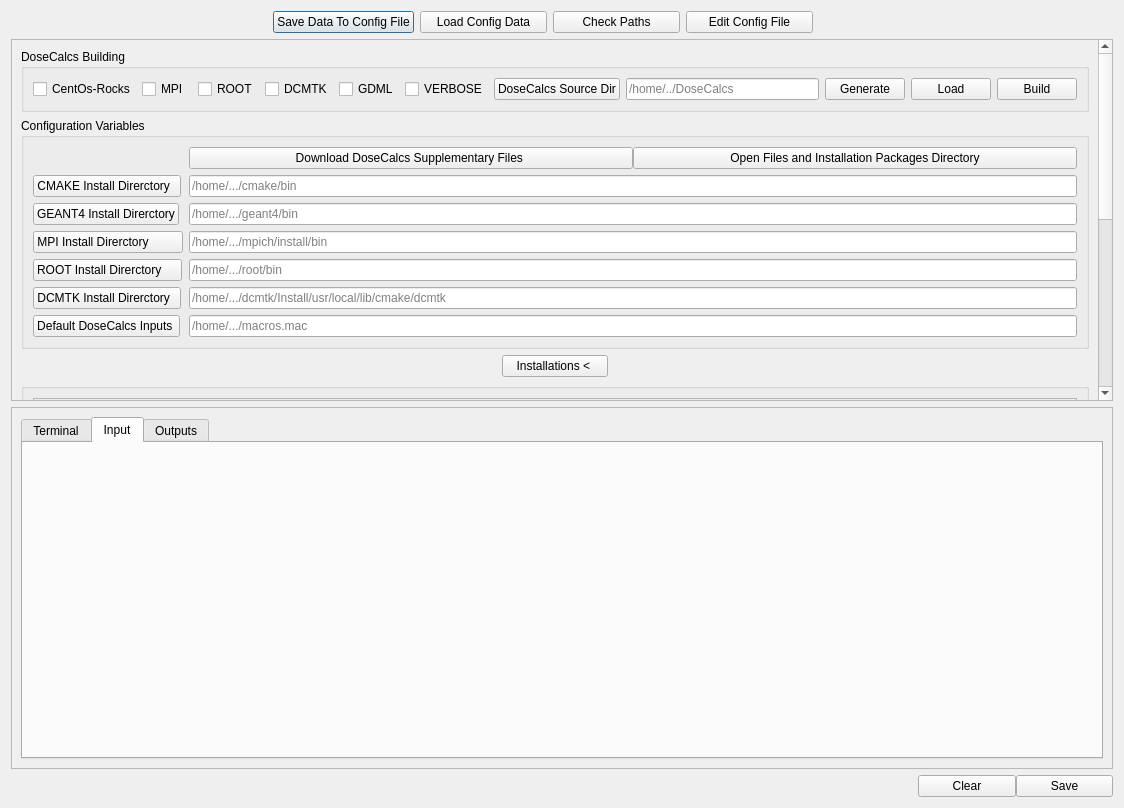
<?xml version="1.0" encoding="UTF-8"?>
<ui version="4.0">
 <class>InstallationDialog</class>
 <widget class="QDialog" name="InstallationDialog">
  <property name="geometry">
   <rect>
    <x>0</x>
    <y>0</y>
    <width>1124</width>
    <height>808</height>
   </rect>
  </property>
  <property name="windowTitle">
   <string>Make your Installations to run your simulations and perform your analysis</string>
  </property>
  <property name="windowOpacity">
   <double>24.000000000000000</double>
  </property>
  <layout class="QVBoxLayout" name="verticalLayout">
   <item>
    <widget class="QFrame" name="frame_8">
     <property name="frameShape">
      <enum>QFrame::NoFrame</enum>
     </property>
     <property name="frameShadow">
      <enum>QFrame::Raised</enum>
     </property>
     <layout class="QHBoxLayout" name="horizontalLayout_8">
      <property name="leftMargin">
       <number>262</number>
      </property>
      <property name="topMargin">
       <number>0</number>
      </property>
      <property name="rightMargin">
       <number>300</number>
      </property>
      <property name="bottomMargin">
       <number>0</number>
      </property>
      <item>
       <widget class="QPushButton" name="pushButton_7">
        <property name="text">
         <string>Save Data To Config File</string>
        </property>
       </widget>
      </item>
      <item>
       <widget class="QPushButton" name="ReadPathFilepushButton">
        <property name="text">
         <string>Load Config Data</string>
        </property>
       </widget>
      </item>
      <item>
       <widget class="QPushButton" name="pushButtonUpdatePaths">
        <property name="text">
         <string>Check Paths</string>
        </property>
       </widget>
      </item>
      <item>
       <widget class="QPushButton" name="EditPathsFilepushButton">
        <property name="text">
         <string>Edit Config File</string>
        </property>
       </widget>
      </item>
     </layout>
    </widget>
   </item>
   <item>
    <widget class="QScrollArea" name="scrollArea">
     <property name="horizontalScrollBarPolicy">
      <enum>Qt::ScrollBarAlwaysOff</enum>
     </property>
     <property name="widgetResizable">
      <bool>true</bool>
     </property>
     <widget class="QWidget" name="scrollAreaWidgetContents">
      <property name="geometry">
       <rect>
        <x>0</x>
        <y>-377</y>
        <width>1090</width>
        <height>783</height>
       </rect>
      </property>
      <layout class="QVBoxLayout" name="verticalLayout_3">
       <item>
        <widget class="QGroupBox" name="groupBox_3">
         <property name="title">
          <string>DoseCalcs Building</string>
         </property>
         <layout class="QVBoxLayout" name="verticalLayout_4">
          <item>
           <widget class="QFrame" name="frame_6">
            <property name="frameShape">
             <enum>QFrame::NoFrame</enum>
            </property>
            <property name="frameShadow">
             <enum>QFrame::Raised</enum>
            </property>
            <layout class="QHBoxLayout" name="horizontalLayout_6">
             <property name="leftMargin">
              <number>0</number>
             </property>
             <property name="topMargin">
              <number>0</number>
             </property>
             <property name="rightMargin">
              <number>0</number>
             </property>
             <property name="bottomMargin">
              <number>0</number>
             </property>
             <item>
              <widget class="QCheckBox" name="checkBoxRocks">
               <property name="text">
                <string>CentOs-Rocks</string>
               </property>
              </widget>
             </item>
             <item>
              <widget class="QCheckBox" name="checkBox">
               <property name="text">
                <string>MPI </string>
               </property>
              </widget>
             </item>
             <item>
              <widget class="QCheckBox" name="checkBox_2">
               <property name="text">
                <string>ROOT</string>
               </property>
              </widget>
             </item>
             <item>
              <widget class="QCheckBox" name="checkBox_3">
               <property name="text">
                <string>DCMTK</string>
               </property>
              </widget>
             </item>
             <item>
              <widget class="QCheckBox" name="checkBox_5">
               <property name="text">
                <string>GDML</string>
               </property>
              </widget>
             </item>
             <item>
              <widget class="QCheckBox" name="checkBox_4">
               <property name="text">
                <string>VERBOSE</string>
               </property>
              </widget>
             </item>
             <item>
              <widget class="QPushButton" name="pushButton_5">
               <property name="text">
                <string>DoseCalcs Source Dir</string>
               </property>
              </widget>
             </item>
             <item>
              <widget class="QLineEdit" name="lineEdit_5">
               <property name="placeholderText">
                <string>/home/../DoseCalcs</string>
               </property>
              </widget>
             </item>
             <item>
              <widget class="QPushButton" name="pushButtonGenerateDoseCalcsBuilder">
               <property name="text">
                <string>Generate</string>
               </property>
              </widget>
             </item>
             <item>
              <widget class="QPushButton" name="openAndInstallAPPBtn">
               <property name="text">
                <string>Load</string>
               </property>
              </widget>
             </item>
             <item>
              <widget class="QPushButton" name="installCodeGeant4Button">
               <property name="text">
                <string>Build</string>
               </property>
              </widget>
             </item>
            </layout>
           </widget>
          </item>
         </layout>
        </widget>
       </item>
       <item>
        <widget class="QGroupBox" name="groupBox">
         <property name="title">
          <string>Configuration Variables</string>
         </property>
         <layout class="QFormLayout" name="formLayout">
          <item row="0" column="1">
           <widget class="QFrame" name="frame_10">
            <property name="frameShape">
             <enum>QFrame::NoFrame</enum>
            </property>
            <property name="frameShadow">
             <enum>QFrame::Raised</enum>
            </property>
            <layout class="QHBoxLayout" name="horizontalLayout_12">
             <property name="spacing">
              <number>0</number>
             </property>
             <property name="leftMargin">
              <number>0</number>
             </property>
             <property name="topMargin">
              <number>0</number>
             </property>
             <property name="rightMargin">
              <number>0</number>
             </property>
             <property name="bottomMargin">
              <number>0</number>
             </property>
             <item>
              <widget class="QPushButton" name="pushButtonDownloadSupplement">
               <property name="toolTip">
                <string>&lt;html&gt;&lt;head/&gt;&lt;body&gt;&lt;p&gt;&lt;span style=&quot; color:#008000;&quot;&gt;This button is used to download the data for use of pre-defined geometries and phantoms, and  data for radionuclides and SAF to be used in &amp;quot;Nuclear Medicine Dosimetry&amp;quot; window and .When you click on &amp;quot;Yes&amp;quot;, the .tar.xz file containing the ICRPDATA and PreDefinedGeometry directories will be downloaded from GoogleDrive. Then, it will be unziped under the directory &lt;/span&gt;&lt;span style=&quot; font-family:'monospace'; color:#ce5c00;&quot;&gt;PackagesAndFiles, &lt;/span&gt;&lt;span style=&quot; font-family:'monospace'; color:#008000;&quot;&gt;the download and unzip will be done on terminal. After finishing, please check the files in &lt;/span&gt;&lt;span style=&quot; font-family:'monospace'; color:#ce5c00;&quot;&gt;PackagesAndFiles&lt;/span&gt;&lt;span style=&quot; font-family:'monospace'; color:#008000;&quot;&gt; directory&lt;/span&gt;&lt;/p&gt;&lt;/body&gt;&lt;/html&gt;</string>
               </property>
               <property name="text">
                <string>Download DoseCalcs Supplementary Files </string>
               </property>
              </widget>
             </item>
             <item>
              <widget class="QPushButton" name="pushButtonOpenPackagesFilesDir">
               <property name="text">
                <string>Open Files and Installation Packages Directory</string>
               </property>
              </widget>
             </item>
            </layout>
           </widget>
          </item>
          <item row="1" column="0">
           <widget class="QPushButton" name="pushButton_8">
            <property name="text">
             <string>CMAKE Install Direrctory  </string>
            </property>
           </widget>
          </item>
          <item row="1" column="1">
           <widget class="QLineEdit" name="lineEdit_13">
            <property name="placeholderText">
             <string>/home/.../cmake/bin</string>
            </property>
           </widget>
          </item>
          <item row="2" column="0">
           <widget class="QPushButton" name="pushButton">
            <property name="text">
             <string>GEANT4 Install Direrctory</string>
            </property>
           </widget>
          </item>
          <item row="2" column="1">
           <widget class="QLineEdit" name="lineEdit">
            <property name="placeholderText">
             <string>/home/.../geant4/bin</string>
            </property>
           </widget>
          </item>
          <item row="3" column="0">
           <widget class="QPushButton" name="pushButton_2">
            <property name="text">
             <string>MPI Install Direrctory         </string>
            </property>
           </widget>
          </item>
          <item row="3" column="1">
           <widget class="QLineEdit" name="lineEdit_2">
            <property name="placeholderText">
             <string>/home/.../mpich/install/bin</string>
            </property>
           </widget>
          </item>
          <item row="4" column="0">
           <widget class="QPushButton" name="pushButton_3">
            <property name="text">
             <string>ROOT Install Direrctory     </string>
            </property>
           </widget>
          </item>
          <item row="4" column="1">
           <widget class="QLineEdit" name="lineEdit_3">
            <property name="placeholderText">
             <string>/home/.../root/bin</string>
            </property>
           </widget>
          </item>
          <item row="5" column="0">
           <widget class="QPushButton" name="pushButton_4">
            <property name="text">
             <string>DCMTK Install Direrctory  </string>
            </property>
           </widget>
          </item>
          <item row="5" column="1">
           <widget class="QLineEdit" name="lineEdit_4">
            <property name="placeholderText">
             <string>/home/.../dcmtk/Install/usr/local/lib/cmake/dcmtk</string>
            </property>
           </widget>
          </item>
          <item row="6" column="0">
           <widget class="QPushButton" name="pushButton_6">
            <property name="text">
             <string>Default DoseCalcs Inputs </string>
            </property>
           </widget>
          </item>
          <item row="6" column="1">
           <widget class="QLineEdit" name="lineEdit_11">
            <property name="placeholderText">
             <string>/home/.../macros.mac</string>
            </property>
           </widget>
          </item>
         </layout>
        </widget>
       </item>
       <item>
        <widget class="QFrame" name="frame_12">
         <property name="frameShape">
          <enum>QFrame::NoFrame</enum>
         </property>
         <property name="frameShadow">
          <enum>QFrame::Raised</enum>
         </property>
         <layout class="QHBoxLayout" name="horizontalLayout_14">
          <property name="spacing">
           <number>0</number>
          </property>
          <property name="leftMargin">
           <number>481</number>
          </property>
          <property name="topMargin">
           <number>0</number>
          </property>
          <property name="rightMargin">
           <number>481</number>
          </property>
          <property name="bottomMargin">
           <number>0</number>
          </property>
          <item>
           <widget class="QPushButton" name="pushButton_9">
            <property name="toolTip">
             <string>&lt;html&gt;&lt;head/&gt;&lt;body&gt;&lt;p&gt;&lt;span style=&quot; color:#252525;&quot;&gt;Follow the installations by clicking on:&lt;/span&gt;&lt;/p&gt;&lt;p&gt;&lt;span style=&quot; color:#252525;&quot;&gt;- Generate button that requires following the steps to create an installer file for the package; this file will appear in the input text area in order to view the content of the installer file and to add a modification if required, and then clicking on the save button.&lt;/span&gt;&lt;/p&gt;&lt;p&gt;&lt;span style=&quot; color:#252525;&quot;&gt;- Load button to read the installer file and show its content in the input text area to view the content of the installer file and to add a modification if required, and then click on the save button.&lt;/span&gt;&lt;/p&gt;&lt;p&gt;&lt;span style=&quot; color:#252525;&quot;&gt;- Install button to execute the installer file in terminal, and follow the required inputs in terminal, such as the password for installation purposes.&lt;/span&gt;&lt;/p&gt;&lt;/body&gt;&lt;/html&gt;</string>
            </property>
            <property name="text">
             <string>Installations &lt; </string>
            </property>
           </widget>
          </item>
         </layout>
        </widget>
       </item>
       <item>
        <widget class="QGroupBox" name="groupBox_2">
         <property name="title">
          <string/>
         </property>
         <layout class="QVBoxLayout" name="verticalLayout_2">
          <item>
           <layout class="QGridLayout" name="gridLayout">
            <item row="4" column="1" colspan="2">
             <widget class="QFrame" name="frame_4">
              <property name="frameShape">
               <enum>QFrame::StyledPanel</enum>
              </property>
              <property name="frameShadow">
               <enum>QFrame::Raised</enum>
              </property>
              <layout class="QHBoxLayout" name="horizontalLayout_4">
               <item>
                <widget class="QCheckBox" name="checkBoxInstallDCMTK">
                 <property name="text">
                  <string>DCMTK Installation                                      </string>
                 </property>
                </widget>
               </item>
               <item>
                <widget class="QPushButton" name="pushButtonDCMTKGenerate">
                 <property name="toolTip">
                  <string>&lt;html&gt;&lt;head/&gt;&lt;body&gt;&lt;p&gt;Generate a shell file that contains commands for installation. You can edit and save the file to be used in the installation process.&lt;/p&gt;&lt;/body&gt;&lt;/html&gt;</string>
                 </property>
                 <property name="text">
                  <string>Generate</string>
                 </property>
                </widget>
               </item>
               <item>
                <widget class="QPushButton" name="openAndInstallDCMTKBtn">
                 <property name="toolTip">
                  <string>Load an already created shell file that contains commands for installation. You can edit and save the file to be used in the installation process.</string>
                 </property>
                 <property name="text">
                  <string>Load</string>
                 </property>
                </widget>
               </item>
               <item>
                <widget class="QPushButton" name="InstallDCMTKButton">
                 <property name="toolTip">
                  <string>You will be asked to add a zip file that will be unzipped automatically (you should wait!) and then choose the unzipped source directory of the package to be installed. If you already generated an installation file, ignore the file dialog inputs. The Installation directory will be PackagesAndFiles.</string>
                 </property>
                 <property name="text">
                  <string>Install</string>
                 </property>
                </widget>
               </item>
               <item>
                <widget class="QLineEdit" name="DCMTKDirlineEdit">
                 <property name="placeholderText">
                  <string>DCMTK_installer.sh </string>
                 </property>
                </widget>
               </item>
              </layout>
             </widget>
            </item>
            <item row="1" column="1" colspan="2">
             <widget class="QFrame" name="frame">
              <property name="frameShape">
               <enum>QFrame::StyledPanel</enum>
              </property>
              <property name="frameShadow">
               <enum>QFrame::Raised</enum>
              </property>
              <layout class="QHBoxLayout" name="horizontalLayout">
               <item>
                <widget class="QCheckBox" name="checkBoxInstallXerces">
                 <property name="text">
                  <string>CMAKE and Prerequisites Installations</string>
                 </property>
                </widget>
               </item>
               <item>
                <widget class="QPushButton" name="pushButtonGenerate">
                 <property name="toolTip">
                  <string>&lt;html&gt;&lt;head/&gt;&lt;body&gt;&lt;p&gt;Generate a shell file that contains commands for installation. You can edit and save the file to be used in the installation process.&lt;/p&gt;&lt;/body&gt;&lt;/html&gt;</string>
                 </property>
                 <property name="text">
                  <string>Generate</string>
                 </property>
                </widget>
               </item>
               <item>
                <widget class="QPushButton" name="openAndInstallPrerequesiteBtn">
                 <property name="toolTip">
                  <string>Load an already created shell file that contains commands for installation. You can edit and save the file to be used in the installation process.</string>
                 </property>
                 <property name="text">
                  <string>Load</string>
                 </property>
                </widget>
               </item>
               <item>
                <widget class="QPushButton" name="installXercesButton">
                 <property name="toolTip">
                  <string>You will be asked to add a zip file that will be unzipped automatically (you should wait!) and then choose the unzipped source directory of the package to be installed. If you already generated an installation file, ignore the file dialog inputs. The Installation directory will be PackagesAndFiles.</string>
                 </property>
                 <property name="text">
                  <string>Install</string>
                 </property>
                </widget>
               </item>
               <item>
                <widget class="QLineEdit" name="XercesDirlineEdit">
                 <property name="placeholderText">
                  <string>Prerequisite_installer.sh </string>
                 </property>
                </widget>
               </item>
              </layout>
             </widget>
            </item>
            <item row="5" column="1" colspan="2">
             <widget class="QFrame" name="frame_5">
              <property name="frameShape">
               <enum>QFrame::StyledPanel</enum>
              </property>
              <property name="frameShadow">
               <enum>QFrame::Raised</enum>
              </property>
              <layout class="QHBoxLayout" name="horizontalLayout_5">
               <item>
                <widget class="QCheckBox" name="checkBoxInstallROOT">
                 <property name="text">
                  <string>ROOT Installation                                         </string>
                 </property>
                </widget>
               </item>
               <item>
                <widget class="QPushButton" name="pushButtonROOTGenerate">
                 <property name="toolTip">
                  <string>Generate a shell file that contains commands for installation. You can edit and save the file to be used in the installation process.</string>
                 </property>
                 <property name="text">
                  <string>Generate</string>
                 </property>
                </widget>
               </item>
               <item>
                <widget class="QPushButton" name="openAndInstallROOTBtn">
                 <property name="toolTip">
                  <string>Load an already created shell file that contains commands for installation. You can edit and save the file to be used in the installation process.</string>
                 </property>
                 <property name="text">
                  <string>Load</string>
                 </property>
                </widget>
               </item>
               <item>
                <widget class="QPushButton" name="InstallROOTButton">
                 <property name="toolTip">
                  <string>&lt;html&gt;&lt;head/&gt;&lt;body&gt;&lt;p&gt;You will be asked to add a zip file that will be unzipped automatically (you should wait!) and then choose the unzipped source directory of the package to be installed. If you already generated an installation file, ignore the file dialog inputs. The Installation directory will be PackagesAndFiles.&lt;/p&gt;&lt;/body&gt;&lt;/html&gt;</string>
                 </property>
                 <property name="text">
                  <string>Install</string>
                 </property>
                </widget>
               </item>
               <item>
                <widget class="QLineEdit" name="ROOTDirlineEdit">
                 <property name="placeholderText">
                  <string>ROOT_installer.sh </string>
                 </property>
                </widget>
               </item>
               <item>
                <widget class="QCheckBox" name="checkBoxUseCompiledSource">
                 <property name="toolTip">
                  <string>Check it if you will use ROOT compiled package version</string>
                 </property>
                 <property name="text">
                  <string/>
                 </property>
                </widget>
               </item>
              </layout>
             </widget>
            </item>
            <item row="2" column="1" colspan="2">
             <widget class="QFrame" name="frame_2">
              <property name="frameShape">
               <enum>QFrame::StyledPanel</enum>
              </property>
              <property name="frameShadow">
               <enum>QFrame::Raised</enum>
              </property>
              <layout class="QHBoxLayout" name="horizontalLayout_2">
               <item>
                <widget class="QCheckBox" name="checkBoxInstallGeant4">
                 <property name="text">
                  <string>Geant4 Installation                                      </string>
                 </property>
                </widget>
               </item>
               <item>
                <widget class="QPushButton" name="pushButtonGEANTGenerate">
                 <property name="toolTip">
                  <string>&lt;html&gt;&lt;head/&gt;&lt;body&gt;&lt;p&gt;Generate a shell file that contains commands for installation. You can edit and save the file to be used in the installation process.&lt;/p&gt;&lt;/body&gt;&lt;/html&gt;</string>
                 </property>
                 <property name="text">
                  <string>Generate</string>
                 </property>
                </widget>
               </item>
               <item>
                <widget class="QPushButton" name="openAndInstallGeant4Btn">
                 <property name="toolTip">
                  <string>Load an already created shell file that contains commands for installation. You can edit and save the file to be used in the installation process.</string>
                 </property>
                 <property name="text">
                  <string>Load</string>
                 </property>
                </widget>
               </item>
               <item>
                <widget class="QPushButton" name="InstallGeant4Button">
                 <property name="toolTip">
                  <string>You will be asked to add a zip file that will be unzipped automatically (you should wait!) and then choose the unzipped source directory of the package to be installed. If you already generated an installation file, ignore the file dialog inputs. The Installation directory will be PackagesAndFiles.</string>
                 </property>
                 <property name="text">
                  <string>Install</string>
                 </property>
                </widget>
               </item>
               <item>
                <widget class="QLineEdit" name="Geant4DirlineEdit">
                 <property name="placeholderText">
                  <string>Geant4_installer.sh </string>
                 </property>
                </widget>
               </item>
              </layout>
             </widget>
            </item>
            <item row="3" column="1" colspan="2">
             <widget class="QFrame" name="frame_3">
              <property name="frameShape">
               <enum>QFrame::StyledPanel</enum>
              </property>
              <property name="frameShadow">
               <enum>QFrame::Raised</enum>
              </property>
              <layout class="QHBoxLayout" name="horizontalLayout_3">
               <item>
                <widget class="QCheckBox" name="checkBoxInstallMPI">
                 <property name="text">
                  <string>MPI Installation                                             </string>
                 </property>
                </widget>
               </item>
               <item>
                <widget class="QPushButton" name="pushButtonMPIGenerate">
                 <property name="toolTip">
                  <string>&lt;html&gt;&lt;head/&gt;&lt;body&gt;&lt;p&gt;Generate a shell file that contains commands for installation. You can edit and save the file to be used in the installation process.&lt;/p&gt;&lt;/body&gt;&lt;/html&gt;</string>
                 </property>
                 <property name="text">
                  <string>Generate</string>
                 </property>
                </widget>
               </item>
               <item>
                <widget class="QPushButton" name="openAndInstallMPIBtn">
                 <property name="toolTip">
                  <string>Load an already created shell file that contains commands for installation. You can edit and save the file to be used in the installation process.</string>
                 </property>
                 <property name="text">
                  <string>Load</string>
                 </property>
                </widget>
               </item>
               <item>
                <widget class="QPushButton" name="InstallMPIButton">
                 <property name="toolTip">
                  <string>You will be asked to add a zip file that will be unzipped automatically (you should wait!) and then choose the unzipped source directory of the package to be installed. If you already generated an installation file, ignore the file dialog inputs. The Installation directory will be PackagesAndFiles.</string>
                 </property>
                 <property name="text">
                  <string>Install</string>
                 </property>
                </widget>
               </item>
               <item>
                <widget class="QLineEdit" name="MPIDirlineEdit">
                 <property name="placeholderText">
                  <string>MPI_installer.sh </string>
                 </property>
                </widget>
               </item>
              </layout>
             </widget>
            </item>
           </layout>
          </item>
          <item>
           <widget class="QFrame" name="frame_7">
            <property name="frameShape">
             <enum>QFrame::NoFrame</enum>
            </property>
            <property name="frameShadow">
             <enum>QFrame::Raised</enum>
            </property>
            <layout class="QHBoxLayout" name="horizontalLayout_7">
             <property name="leftMargin">
              <number>319</number>
             </property>
             <property name="topMargin">
              <number>0</number>
             </property>
             <property name="rightMargin">
              <number>344</number>
             </property>
             <property name="bottomMargin">
              <number>0</number>
             </property>
             <item>
              <widget class="QPushButton" name="pushButtonGenerateInstallerFoAll">
               <property name="toolTip">
                <string>&lt;html&gt;&lt;head/&gt;&lt;body&gt;&lt;p&gt;Generate a shell file that contains commands for installation of all packages. You can edit and save the file to be used in the installation process by (Install All).&lt;/p&gt;&lt;/body&gt;&lt;/html&gt;</string>
               </property>
               <property name="text">
                <string>Generate Installer For All</string>
               </property>
              </widget>
             </item>
             <item>
              <widget class="QPushButton" name="pushButtonLoadForAll">
               <property name="toolTip">
                <string>&lt;html&gt;&lt;head/&gt;&lt;body&gt;&lt;p&gt;Load a shell file that contains commands for installation of all packages. You can edit and save the file to be used in the installation process by (Install All).&lt;/p&gt;&lt;/body&gt;&lt;/html&gt;</string>
               </property>
               <property name="text">
                <string>Load</string>
               </property>
              </widget>
             </item>
             <item>
              <widget class="QPushButton" name="pushButtonInstallAllPrerequisites">
               <property name="toolTip">
                <string>&lt;html&gt;&lt;head/&gt;&lt;body&gt;&lt;p&gt;You will be asked to add a zip files that will be unzipped automatically (you should wait!) and then choose the unzipped source directories of the packages to be installed. If you already generated an installation file, ignore the file dialog inputs.  The Installation directory will be PackagesAndFiles.&lt;/p&gt;&lt;/body&gt;&lt;/html&gt;</string>
               </property>
               <property name="text">
                <string>Install All</string>
               </property>
              </widget>
             </item>
            </layout>
           </widget>
          </item>
         </layout>
        </widget>
       </item>
       <item>
        <widget class="QFrame" name="frame_13">
         <property name="frameShape">
          <enum>QFrame::NoFrame</enum>
         </property>
         <property name="frameShadow">
          <enum>QFrame::Raised</enum>
         </property>
         <layout class="QHBoxLayout" name="horizontalLayout_16">
          <property name="spacing">
           <number>0</number>
          </property>
          <property name="leftMargin">
           <number>401</number>
          </property>
          <property name="topMargin">
           <number>0</number>
          </property>
          <property name="rightMargin">
           <number>401</number>
          </property>
          <property name="bottomMargin">
           <number>0</number>
          </property>
          <item>
           <widget class="QPushButton" name="pushButtonBuildRunGeant4ExampleShow">
            <property name="text">
             <string>Build, Run Geant4 application &lt;</string>
            </property>
           </widget>
          </item>
         </layout>
        </widget>
       </item>
       <item>
        <widget class="QGroupBox" name="groupBox_4">
         <property name="title">
          <string/>
         </property>
         <layout class="QHBoxLayout" name="horizontalLayout_15">
          <item>
           <widget class="QPushButton" name="pushButtonAppSourceDir">
            <property name="text">
             <string>Geant4 Example Source Dir</string>
            </property>
           </widget>
          </item>
          <item>
           <widget class="QPushButton" name="pushButtonAppBuildDir">
            <property name="text">
             <string>Geant4 Example Build Dir</string>
            </property>
           </widget>
          </item>
          <item>
           <widget class="QPushButton" name="pushButtonGenerateShellFileForExampleBuilding">
            <property name="text">
             <string>Generate</string>
            </property>
           </widget>
          </item>
          <item>
           <widget class="QPushButton" name="pushButtonLoadInstaller">
            <property name="text">
             <string>Load Installer</string>
            </property>
           </widget>
          </item>
          <item>
           <widget class="QPushButton" name="pushButtonBuildExample">
            <property name="text">
             <string>Build</string>
            </property>
           </widget>
          </item>
          <item>
           <widget class="QPushButton" name="pushButtonOpenBuildDir">
            <property name="text">
             <string>Open Build Dir</string>
            </property>
           </widget>
          </item>
          <item>
           <widget class="QPushButton" name="pushButtonEditAFile">
            <property name="text">
             <string>Edit File</string>
            </property>
           </widget>
          </item>
          <item>
           <widget class="QPushButton" name="pushButtonRunExample">
            <property name="text">
             <string>Run</string>
            </property>
           </widget>
          </item>
         </layout>
        </widget>
       </item>
      </layout>
     </widget>
    </widget>
   </item>
   <item>
    <widget class="QFrame" name="frame_9">
     <property name="frameShape">
      <enum>QFrame::StyledPanel</enum>
     </property>
     <property name="frameShadow">
      <enum>QFrame::Raised</enum>
     </property>
     <layout class="QHBoxLayout" name="horizontalLayout_11">
      <item>
       <widget class="QTabWidget" name="tabWidget">
        <property name="currentIndex">
         <number>1</number>
        </property>
        <widget class="QWidget" name="tab_2">
         <attribute name="title">
          <string>Terminal</string>
         </attribute>
         <layout class="QHBoxLayout" name="horizontalLayout_10"/>
        </widget>
        <widget class="QWidget" name="tab_3">
         <attribute name="title">
          <string>Input</string>
         </attribute>
         <layout class="QVBoxLayout" name="verticalLayout_5">
          <item>
           <widget class="CustomTextEdit" name="textEditInput" native="true"/>
          </item>
         </layout>
        </widget>
        <widget class="QWidget" name="tab">
         <attribute name="title">
          <string>Outputs</string>
         </attribute>
         <layout class="QHBoxLayout" name="horizontalLayout_9">
          <item>
           <widget class="QPlainTextEdit" name="installationDialogTextOutput"/>
          </item>
         </layout>
        </widget>
       </widget>
      </item>
     </layout>
    </widget>
   </item>
   <item>
    <widget class="QFrame" name="frame_11">
     <property name="frameShape">
      <enum>QFrame::NoFrame</enum>
     </property>
     <property name="frameShadow">
      <enum>QFrame::Raised</enum>
     </property>
     <layout class="QHBoxLayout" name="horizontalLayout_13">
      <property name="spacing">
       <number>0</number>
      </property>
      <property name="leftMargin">
       <number>907</number>
      </property>
      <property name="topMargin">
       <number>0</number>
      </property>
      <property name="rightMargin">
       <number>0</number>
      </property>
      <property name="bottomMargin">
       <number>0</number>
      </property>
      <item>
       <widget class="QPushButton" name="ClearTerButton">
        <property name="text">
         <string>Clear</string>
        </property>
       </widget>
      </item>
      <item>
       <widget class="QPushButton" name="pushButtonSaveInput">
        <property name="text">
         <string>Save</string>
        </property>
       </widget>
      </item>
     </layout>
    </widget>
   </item>
  </layout>
 </widget>
 <customwidgets>
  <customwidget>
   <class>CustomTextEdit</class>
   <extends>QWidget</extends>
   <header>gui/customtextedit.h</header>
  </customwidget>
 </customwidgets>
 <resources/>
 <connections/>
</ui>
